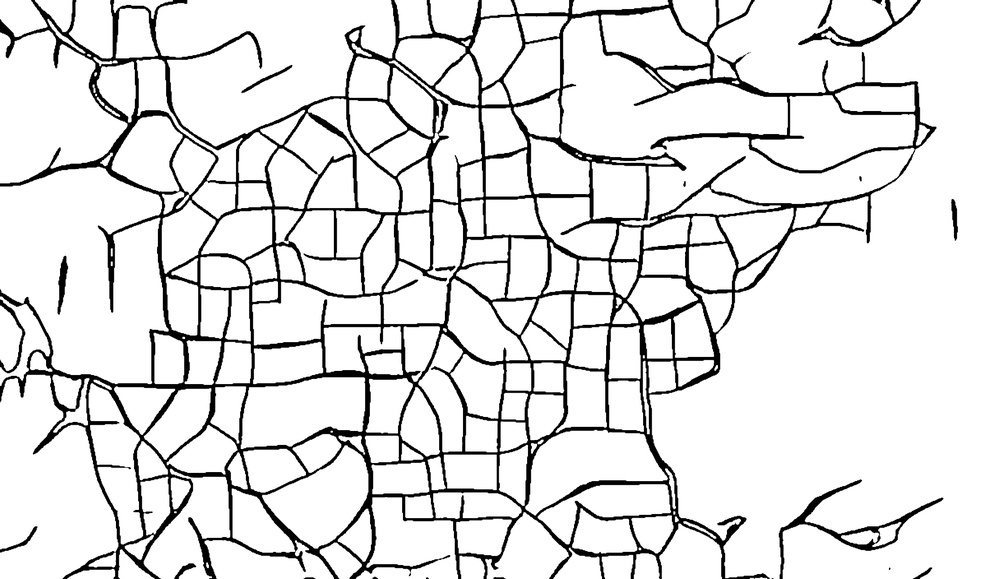
#> input picture 3D-project/Python-cv2-fast-thinning-algorithm-master/img_down0Chengshi.jpg, 1000 x 579 px, shrunk from 4864 x 2816 before the run
$ python -i ftlib.py   (imports and definitions only)
#> lines starting #> are read from the running program, lines starting #| are printed output that depends on the picture; after the words box and inside, x2 and y2 are one past the last pixel; in counts of white or black regions, pixels touching at a corner belong together
#> further down, picture is the input picture: shape (579, 1000, 3); min 0, max 255, mean 226
import cv2
import numpy as np
import time  # 引入time模块 用于文件命名

dirname = './result_images/'

show_images = 1

def fastThin(img_ori):
  obj = 0
  bg = 255
  img = img_ori.copy()
  if(show_images):
    cv2.imshow('pre morphology',img)
    cv2.imwrite(dirname+'pre_morphology'+str(time.time())+'.png',img)
  img = morphology(img)
  cleanCorners(img)
  if(show_images):
    cv2.imshow('morphology',img)
    cv2.imwrite(dirname + 'morphology' + str(time.time())+'.png', img)
  eraseTwoByTwos(img)
  if(show_images):
    cv2.imshow('morphology + eraseTwoByTwos',img)
    cv2.imwrite(dirname + 'morphology_+_eraseTwoByTwos' +str(time.time())+'.png', img)
  eraseLadders(img)
  if(show_images):
    cv2.imshow('morphology + eraseTwoByTwos + eraseLadders',img)
    cv2.imwrite(dirname + 'morphology_+_eraseTwoByTwos_+_eraseLadders'+str(time.time())+'.png', img)
  return img

def morphology(img):
  # inverts the image to execute easier operations (sum and subtraction)
  a, img = cv2.threshold(img,100,255,cv2.THRESH_BINARY_INV)
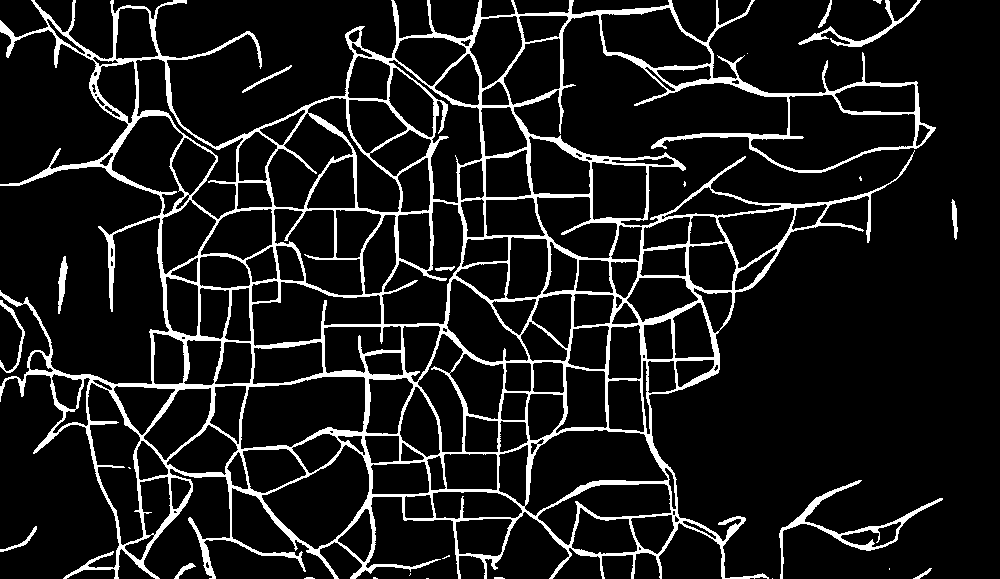
#> img: shape (579, 1000, 3); 10.7% white; 25 white regions (11 under 20 px), largest, box (x1, y1, x2, y2) and area: (0, 0, 936, 579) 58238, (779, 480, 943, 579) 1459, (798, 0, 921, 47) 720
  # generates 3 by 3 cross kernel
  kernel = cv2.getStructuringElement(cv2.MORPH_CROSS,(3,3))
  # iteration counter
  iteration = 0
  print("Starting fast thin...")
  while 1:
    iteration += 1
    print("Running iteration",iteration,"of morphology") # "Running iteration x"
    #erosion
    last_img = img.copy()
    ero = cv2.erode(img,kernel,iterations = 1)
    #dilation
    dil = cv2.dilate(ero,kernel,iterations = 1)
    # result = original - dilated + eroded
    img -= dil
    img += ero
    # ends loop if result is the same from last iteration
    if cv2.compare(img, last_img, cv2.CMP_EQ).all():
      break
#> this loop made 6 passes
#> pass 1, in morphology, `ero = cv2.erode(img,kernel,iterations = 1)`:
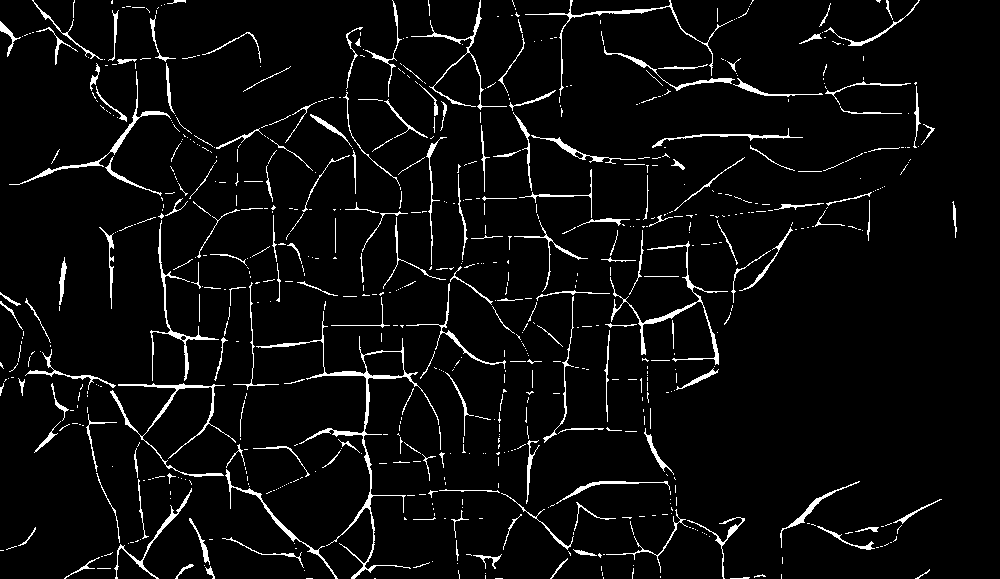
#> ero: shape (579, 1000, 3); 4.7% white in thin lines or dots
#> pass 1, in morphology, `dil = cv2.dilate(ero,kernel,iterations = 1)`:
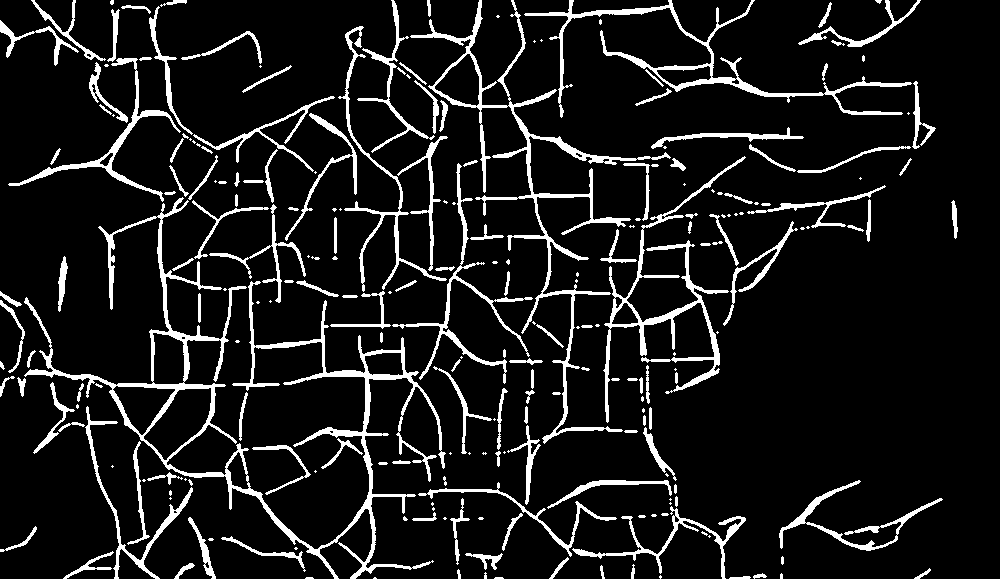
#> dil: shape (579, 1000, 3); 10% white; 238 white regions (90 under 20 px), largest, box (x1, y1, x2, y2) and area: (24, 197, 446, 579) 10990, (410, 0, 671, 444) 6005, (524, 0, 912, 118) 3644
#> pass 1, in morphology, `img -= dil`:
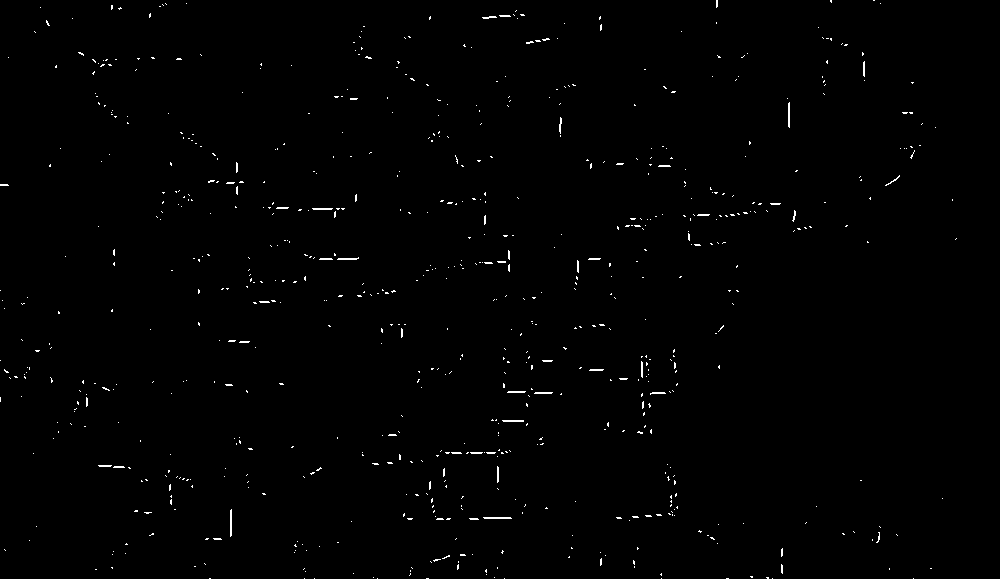
#> img: shape (579, 1000, 3); 0.65% white in thin lines or dots
#> pass 1, in morphology, `img += ero`:
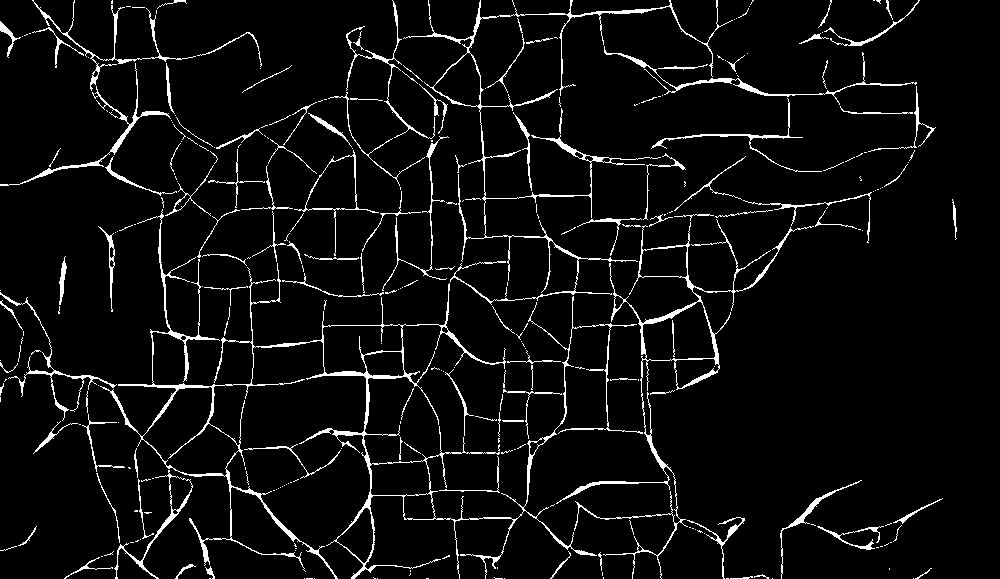
#> img: shape (579, 1000, 3); 5.4% white in thin lines or dots
#> after the loop: ero: shape (579, 1000, 3); every value is 0
#> after the loop:
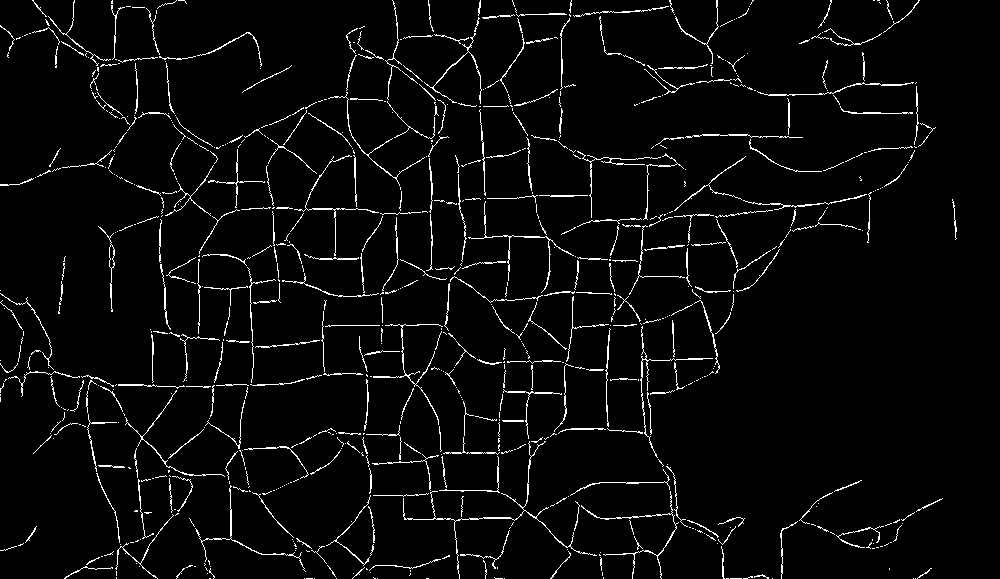
#> img: shape (579, 1000, 3); 3.8% white in thin lines or dots
#> after the loop, iteration = 6
  a, img = cv2.threshold(img,100,255,cv2.THRESH_BINARY_INV) # inverts back the image
#> img: shape (579, 1000, 3); 96.2% white; black in thin lines or dots
  return img

# came up with this one by myself, if anyone finds a better way of detecting/reducing interest areas please tell me
def eraseTwoByTwos(img):
  altura = img.shape[0]
  largura = img.shape[1]
  obj = 0
  bg = 255
  for y in range(1,altura-2):
    for x in range(1,largura-2):
      #centrais
      c1 = img[y,x]
      c2 = img[y,x+1]
      c3 = img[y+1,x]
      c4 = img[y+1,x+1]
      if(c1 == obj and c2 == obj and c3 == obj and c4 == obj):
        if img[y-1,x-1]!=obj:
          img[y,x] = bg
          pass
        elif img[y-1,x+2]!=obj:
          img[y,x+1]=bg
          pass
        elif img[y+2,x-1]!=obj:
          img[y+1,x]=bg
          pass
        elif img[y+2,x+2]!=obj:
          img[y+1,x+1]=bg
          pass
        #vizinhos
        v1  = img[y-1,x-1]
        v2  = img[y-1,x]
        v3  = img[y-1,x+1]
        v4  = img[y-1,x+2]
        v5  = img[y,x+2]
        v6  = img[y+1,x+2]
        v7  = img[y+2,x+2]
        v8  = img[y+2,x+1]
        v9  = img[y+2,x]
        v10 = img[y+2,x-1]
        v11 = img[y+1,x-1]
        v12 = img[y,x-1]
        vizinhos = [v12,v1,v2,v3,v4,v5,v6,v7,v8,v9,v10,v11]

# sets the borders of the image as bg
def cleanCorners(img):
  altura = img.shape[0]
#> altura = 579
  largura = img.shape[1]
#> largura = 1000
  bg = 255
  img[0:altura,0] = bg
#> img: shape (579, 1000, 3); 96.2% white; black in thin lines or dots
  img[0,0:largura] = bg
#> img: shape (579, 1000, 3); 96.2% white; black in thin lines or dots
  img[0:altura,largura-1] = bg
  img[altura-1,0:largura] = bg
#> img: shape (579, 1000, 3); 96.2% white; black in thin lines or dots

# used in Zhang Suen algorithms to eliminate undesired corners 消除不需要的角落
# [43 lines left out: function eraseLadders, not called in this run]

>>> import cv2
>>> picture = cv2.imread('img_down0Chengshi.jpg')
>>> result = fastThin(picture)
#> (the run stopped early here; a loop or call above may not have finished)

$ run again, on 3D-project/Python-cv2-fast-thinning-algorithm-master/img_down0Cunluo.jpg
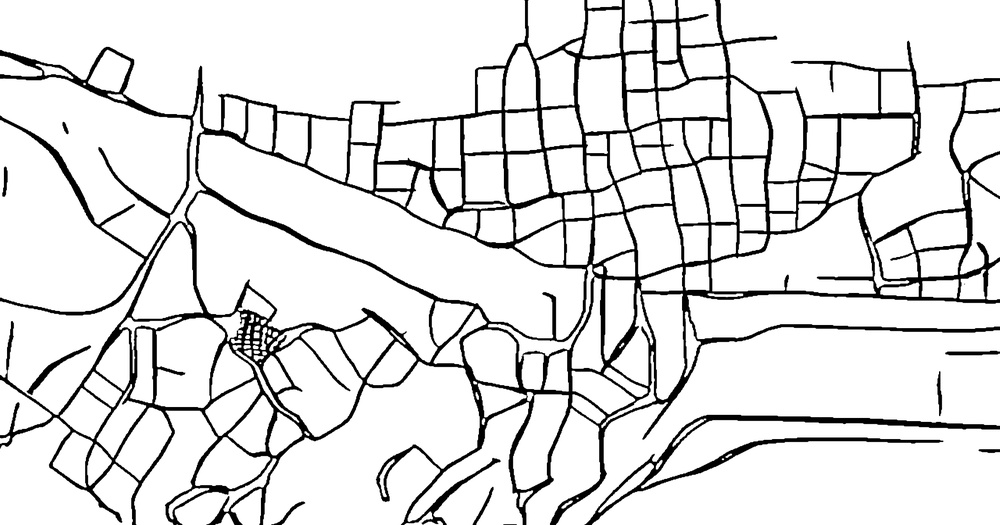
#> input picture 3D-project/Python-cv2-fast-thinning-algorithm-master/img_down0Cunluo.jpg, 1000 x 525 px, shrunk from 5120 x 2688 before the run
#> picture is the input picture: shape (525, 1000, 3); min 0, max 255, mean 225
#> in morphology, `a, img = cv2.threshold(img,100,255,cv2.THRESH_BINARY_INV)`:
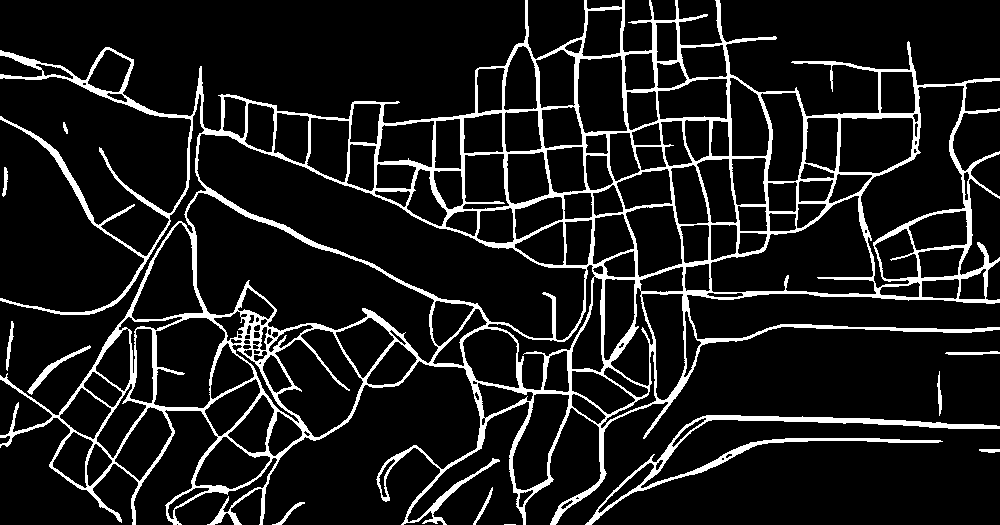
#> img: shape (525, 1000, 3); 11% white; 12 white regions (1 under 20 px), largest, box (x1, y1, x2, y2) and area: (0, 0, 1000, 525) 53042, (585, 415, 1000, 525) 3679, (27, 345, 91, 395) 374
#> after the loop in morphology, `while 1:`:
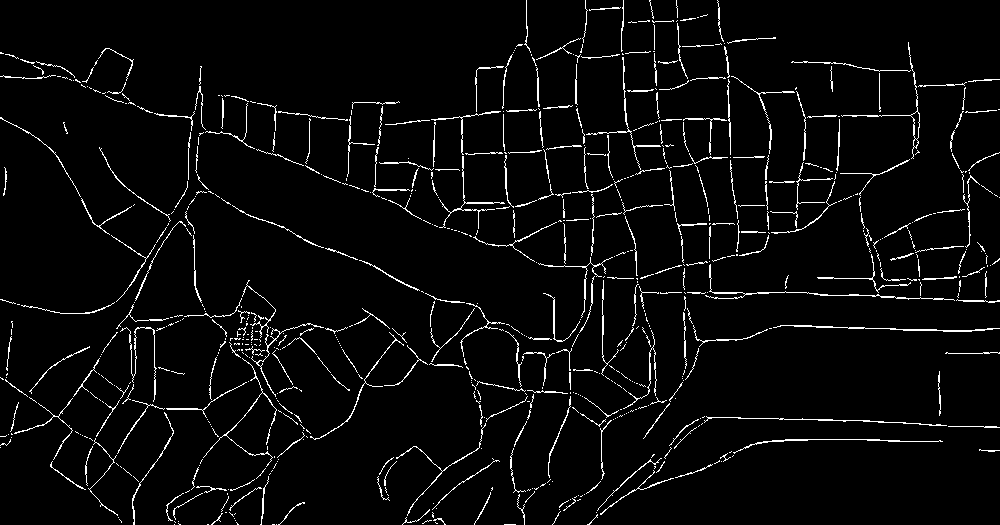
#> img: shape (525, 1000, 3); 4% white in thin lines or dots
#> after the loop in morphology, `while 1:`: iteration = 5

$ run again, on 3D-project/Python-cv2-fast-thinning-algorithm-master/test_image.tif
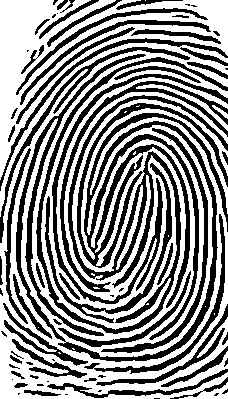
#> input picture 3D-project/Python-cv2-fast-thinning-algorithm-master/test_image.tif, 228 x 399 px
#> picture is the input picture: shape (399, 228, 3); 56% white; 74 black regions (27 under 20 px), largest, box (x1, y1, x2, y2) and area: (16, 54, 228, 362) 17919, (52, 74, 228, 304) 2415, (60, 81, 228, 292) 2043
#> the loop in morphology, `while 1:` made 5 passes
#> pass 1, in morphology, `dil = cv2.dilate(ero,kernel,iterations = 1)`:
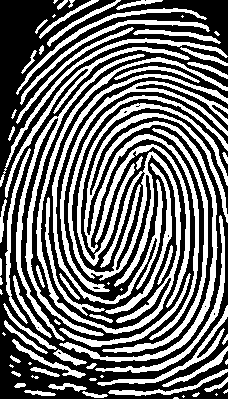
#> dil: shape (399, 228, 3); 43.3% white; 79 white regions (18 under 20 px), largest, box (x1, y1, x2, y2) and area: (36, 57, 228, 334) 6564, (59, 113, 228, 362) 5259, (16, 54, 145, 341) 2741
#> after the loop in morphology, `while 1:`:
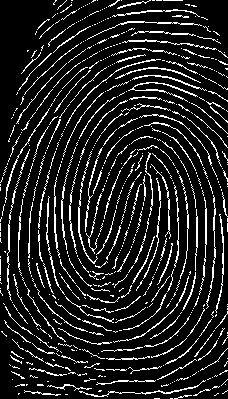
#> img: shape (399, 228, 3); 12.9% white in thin lines or dots
#> after the loop in morphology, `while 1:`: iteration = 5
